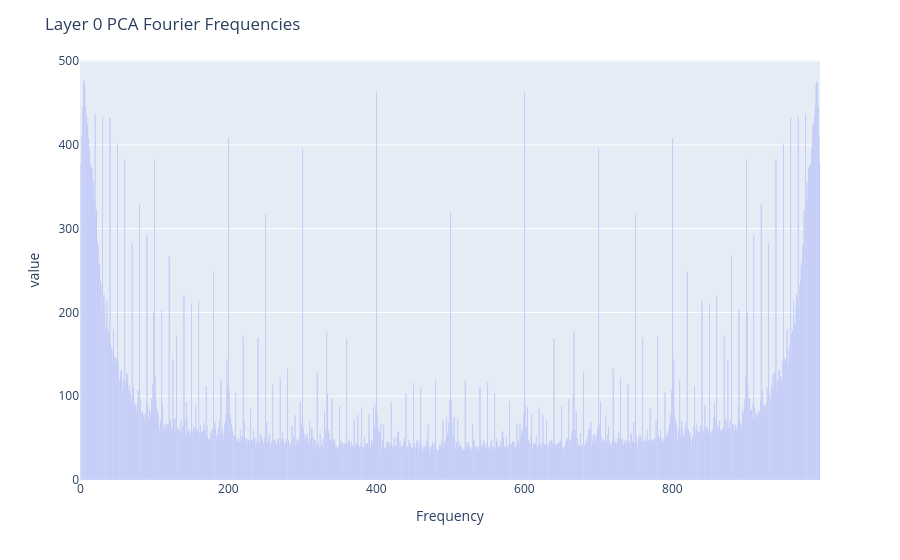
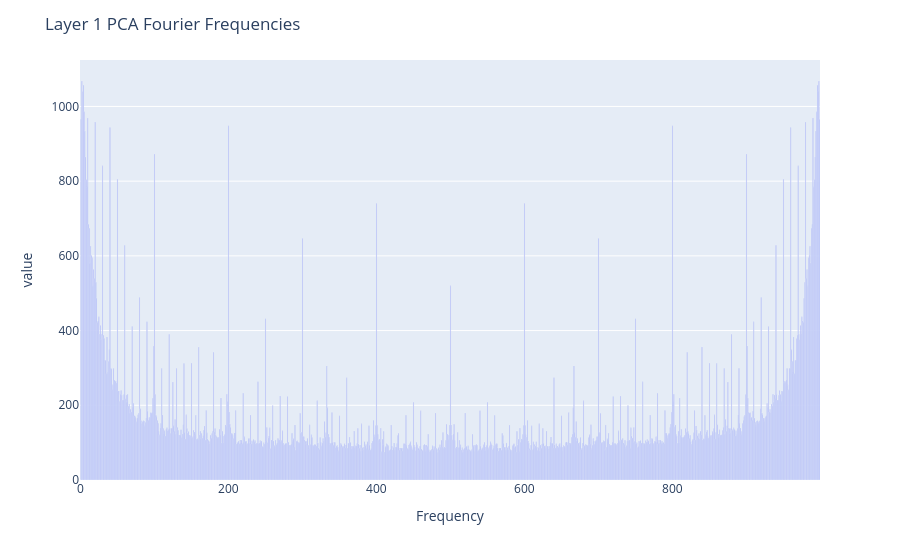
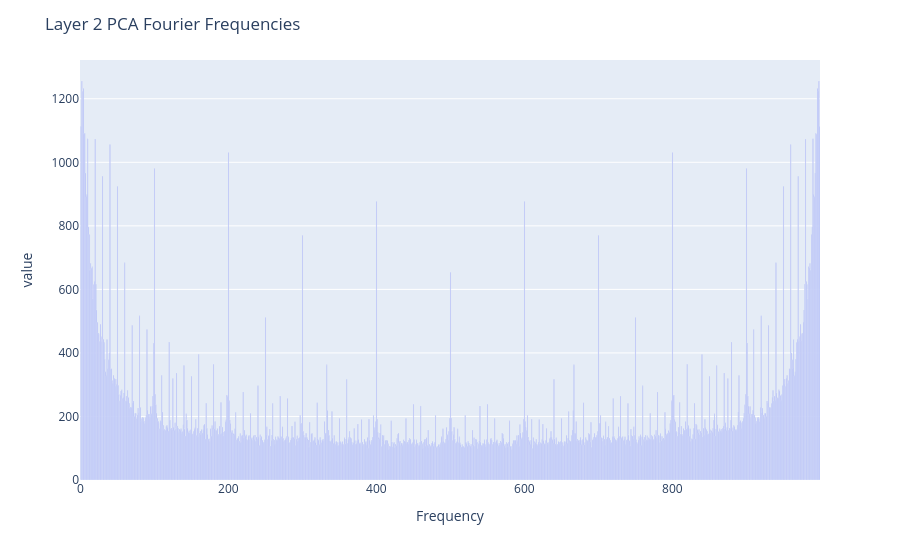
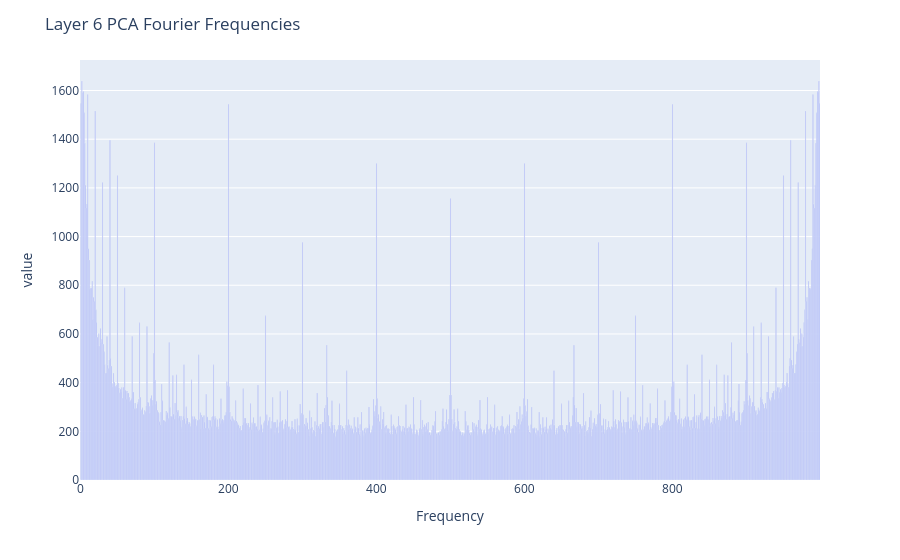

The code cell stored with these charts, in order, in its notebook:
### Code cell
for layer_idx in layer_idcs_to_plot:
    representations = all_representations[layer_idx].cpu()
    repr_pca, explained_var = pca(representations.float(), low_dim=100)
    repr_fft = fourier(repr_pca)
    
    plotly.express.bar(
        torch.abs(repr_fft).T.sum(dim=0).cpu().detach(),
    ).update_layout(title=f"Layer {layer_idx} PCA Fourier Frequencies", showlegend=False).update_xaxes(title="Frequency").show()

    # plotly.express.imshow(
    #     torch.abs(repr_fft).T.cpu().detach(),
    #     color_continuous_scale="Reds",
    #     aspect='auto',
    # ).update_layout(title=f"Layer {layer_idx} PCA Fourier Frequency Heatmap").update_xaxes(title="Frequency").update_yaxes(title="Feature").show()

### Figure 1 — Plotly figure (JSON) as saved in the notebook; plotly's stock layout.template omitted (floating-point values rounded to 4 significant figures; data arrays with more than 128 entries replaced by an {"elided": "..."} marker saying what was removed)
{"data": [{"hovertemplate": "variable=0<br>index=%{x}<br>value=%{y}<extra></extra>", "legendgroup": "0", "marker": {"color": "#636efa", "pattern": {"shape": ""}}, "name": "0", "orientation": "v", "showlegend": true, "textposition": "auto", "type": "bar", "x": {"elided": "1000 int values"}, "xaxis": "x", "y": {"elided": "1000 float values"}, "yaxis": "y"}], "layout": {"barmode": "relative", "legend": {"title": {"text": "variable"}, "tracegroupgap": 0}, "margin": {"t": 60}, "showlegend": false, "title": {"text": "Layer 0 PCA Fourier Frequencies"}, "xaxis": {"anchor": "y", "domain": [0.0, 1.0], "title": {"text": "Frequency"}}, "yaxis": {"anchor": "x", "domain": [0.0, 1.0], "title": {"text": "value"}}}}

### Figure 2 — Plotly figure (JSON) as saved in the notebook; plotly's stock layout.template omitted (floating-point values rounded to 4 significant figures; data arrays with more than 128 entries replaced by an {"elided": "..."} marker saying what was removed)
{"data": [{"hovertemplate": "variable=0<br>index=%{x}<br>value=%{y}<extra></extra>", "legendgroup": "0", "marker": {"color": "#636efa", "pattern": {"shape": ""}}, "name": "0", "orientation": "v", "showlegend": true, "textposition": "auto", "type": "bar", "x": {"elided": "1000 int values"}, "xaxis": "x", "y": {"elided": "1000 float values"}, "yaxis": "y"}], "layout": {"barmode": "relative", "legend": {"title": {"text": "variable"}, "tracegroupgap": 0}, "margin": {"t": 60}, "showlegend": false, "title": {"text": "Layer 1 PCA Fourier Frequencies"}, "xaxis": {"anchor": "y", "domain": [0.0, 1.0], "title": {"text": "Frequency"}}, "yaxis": {"anchor": "x", "domain": [0.0, 1.0], "title": {"text": "value"}}}}

### Figure 3 — Plotly figure (JSON) as saved in the notebook; plotly's stock layout.template omitted (floating-point values rounded to 4 significant figures; data arrays with more than 128 entries replaced by an {"elided": "..."} marker saying what was removed)
{"data": [{"hovertemplate": "variable=0<br>index=%{x}<br>value=%{y}<extra></extra>", "legendgroup": "0", "marker": {"color": "#636efa", "pattern": {"shape": ""}}, "name": "0", "orientation": "v", "showlegend": true, "textposition": "auto", "type": "bar", "x": {"elided": "1000 int values"}, "xaxis": "x", "y": {"elided": "1000 float values"}, "yaxis": "y"}], "layout": {"barmode": "relative", "legend": {"title": {"text": "variable"}, "tracegroupgap": 0}, "margin": {"t": 60}, "showlegend": false, "title": {"text": "Layer 2 PCA Fourier Frequencies"}, "xaxis": {"anchor": "y", "domain": [0.0, 1.0], "title": {"text": "Frequency"}}, "yaxis": {"anchor": "x", "domain": [0.0, 1.0], "title": {"text": "value"}}}}

### Figure 4 — Plotly figure (JSON) as saved in the notebook; plotly's stock layout.template omitted (floating-point values rounded to 4 significant figures; data arrays with more than 128 entries replaced by an {"elided": "..."} marker saying what was removed)
{"data": [{"hovertemplate": "variable=0<br>index=%{x}<br>value=%{y}<extra></extra>", "legendgroup": "0", "marker": {"color": "#636efa", "pattern": {"shape": ""}}, "name": "0", "orientation": "v", "showlegend": true, "textposition": "auto", "type": "bar", "x": {"elided": "1000 int values"}, "xaxis": "x", "y": {"elided": "1000 float values"}, "yaxis": "y"}], "layout": {"barmode": "relative", "legend": {"title": {"text": "variable"}, "tracegroupgap": 0}, "margin": {"t": 60}, "showlegend": false, "title": {"text": "Layer 6 PCA Fourier Frequencies"}, "xaxis": {"anchor": "y", "domain": [0.0, 1.0], "title": {"text": "Frequency"}}, "yaxis": {"anchor": "x", "domain": [0.0, 1.0], "title": {"text": "value"}}}}
